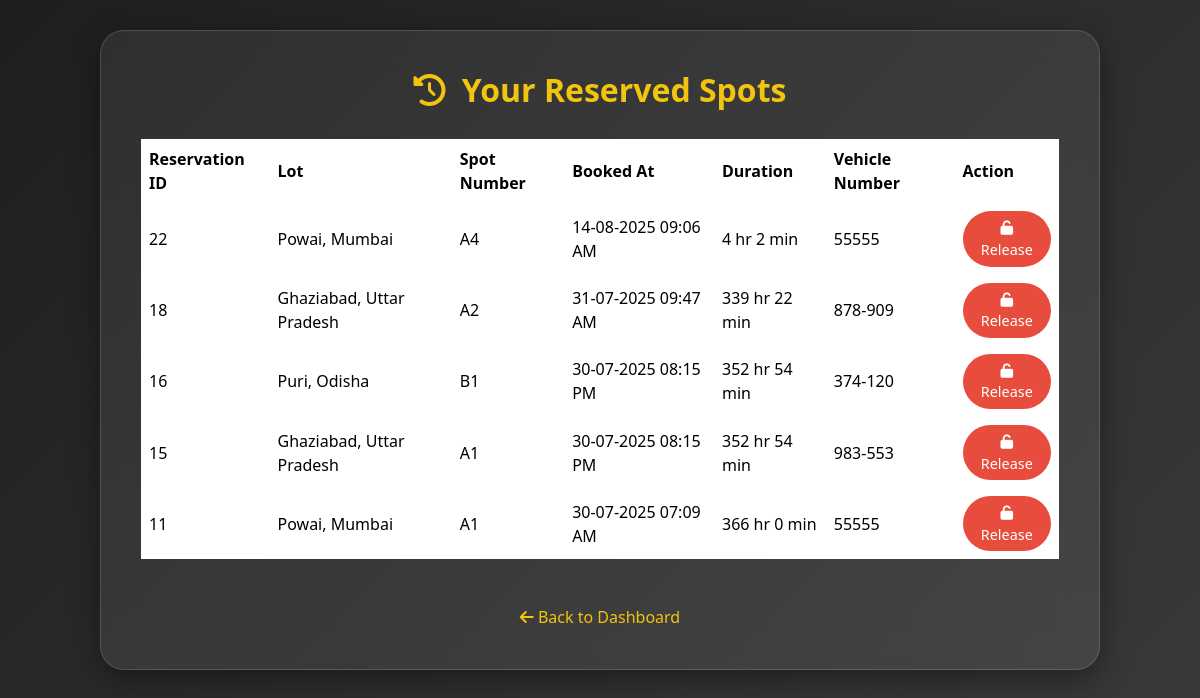
The page /user/reservations (signed in) on the database its author committed.
### models/model.py (models this page shows)
class Reservation(db.Model):
    id = db.Column(db.Integer, primary_key=True)
    user_id = db.Column(db.Integer, db.ForeignKey('user.id'), nullable=False)
    spot_id = db.Column(db.Integer, db.ForeignKey('parking_spot.id'), nullable=False)
    timestamp = db.Column(db.DateTime, default=datetime.utcnow)
    start_time = db.Column(db.DateTime, nullable=True)
    end_time = db.Column(db.DateTime, nullable=True)
    vehicle_number = db.Column(db.String(20), nullable=False)
    user = db.relationship('User', backref='reservations')
    spot = db.relationship('ParkingSpot', backref='reservation')

class ParkingLot(db.Model):
    id = db.Column(db.Integer, primary_key=True)
    prime_location_name = db.Column(db.String(100), nullable=False)
    price_per_hour = db.Column(db.Float, nullable=False)
    address = db.Column(db.String(200))
    pin_code = db.Column(db.String(10))
    max_spots = db.Column(db.Integer, nullable=False)
    image = db.Column(db.String(200), nullable=True)
    spots = db.relationship('ParkingSpot', backref='lot', cascade="all, delete")
    created_at = db.Column(db.DateTime, default=datetime.utcnow)
    updated_at = db.Column(db.DateTime, onupdate=datetime.utcnow)

class ParkingSpot(db.Model):
    id = db.Column(db.Integer, primary_key=True)
    lot_id = db.Column(db.Integer, db.ForeignKey('parking_lot.id'), nullable=False)
    spot_number = db.Column(db.String(20), nullable=False)
    status = db.Column(db.String(1), default='A')
    is_available = db.Column(db.Boolean, default=True)
    created_at = db.Column(db.DateTime, default=datetime.utcnow)

### controllers/user_routes.py (the view)
@user_routes.route('/reservations')
def reservation_history():
    if 'user_id' not in session:
        return redirect(url_for('auth_routes.login'))
    user_id = session['user_id']
    reservations = Reservation.query.filter_by(user_id=user_id) \
        .order_by(Reservation.id.desc()).all()
    ist = timezone('Asia/Kolkata')
    for r in reservations:
        r.timestamp_ist = r.timestamp.replace(tzinfo=timezone('UTC')).astimezone(ist).strftime("%d-%m-%Y %I:%M %p")
        if r.end_time:
            duration = r.end_time - r.timestamp
        else:
            duration = datetime.utcnow() - r.timestamp
        hours = int(duration.total_seconds() // 3600)
        minutes = int((duration.total_seconds() % 3600) // 60)
        r.duration_str = f"{hours} hr {minutes} min"
    return render_template('reservation_history.html', reservations=reservations)

### templates/reservation_history.html (shortened to what this page needs)
<!DOCTYPE html>
<html lang="en">
<head>
  <link href="https://cdn.jsdelivr.net/npm/bootstrap@5.3.3/dist/css/bootstrap.min.css" rel="stylesheet" />
  <link href="https://cdnjs.cloudflare.com/ajax/libs/font-awesome/6.5.0/css/all.min.css" rel="stylesheet" />
</head>
<body>
<div class="glass-box">
  <h2><i class="fas fa-history me-2"></i> Your Reserved Spots</h2>
  {% if reservations %}
  <div class="table-responsive">
    <table class="table align-middle">
      <thead>
        <tr>
          <th>Reservation ID</th>
          <th>Lot</th>
          <th>Spot Number</th>
          <th>Booked At</th>
          <th>Duration</th>
          <th>Vehicle Number</th>
          <th>Action</th>
        </tr>
      </thead>
      <tbody>
        {% for r in reservations %}
        <tr>
          <td>{{ r.id }}</td>
          <td>{{ r.spot.lot.prime_location_name }}</td>
          <td>{{ r.spot.spot_number }}</td>
          <td>{{ r.timestamp_ist }}</td>
          <td>{{ r.duration_str }}</td>
          <td>{{ r.vehicle_number }}</td>
          <td>
            {% if not r.spot.is_available %}
              <a href="{{ url_for('user_routes.release_spot_form', reservation_id=r.id) }}" class="btn btn-release">
                <i class="fas fa-unlock"></i> Release
              </a>
            {% else %}
              <span class="badge bg-success">
                <i class="fas fa-check-circle"></i> Released
              </span>
            {% endif %}
          </td>
        </tr>
        {% endfor %}
      </tbody>
    </table>
  </div>
  {% else %}
  <div class="no-data">
    <i class="fas fa-info-circle me-2"></i> No reservations found.
  </div>
  {% endif %}
  <div class="back-link">
    <a href="{{ url_for('user_routes.user_dashboard') }}"><i class="fas fa-arrow-left"></i> Back to Dashboard</a>
  </div>
</div>
</body>
</html>

### templates/reservation_history.html (style rules this page uses)
body { background: linear-gradient(135deg, #1e1e1e, #3a3a3a); font-family: 'Segoe UI', sans-serif; color: #fff; padding: 30px 15px; min-height: 100vh; }
.glass-box { background: rgba(255, 255, 255, 0.07); backdrop-filter: blur(18px); border-radius: 24px; padding: 40px; max-width: 1000px; margin: auto; box-shadow: 0 8px 30px rgba(0, 0, 0, 0.4); border: 1px solid rgba(255, 255, 255, 0.15); }
h2 { color: #f1c40f; text-align: center; margin-bottom: 30px; font-weight: 600; }
.table thead { background-color: rgba(241, 196, 15, 0.9); color: #000; }
.table tbody tr { background: rgba(255, 255, 255, 0.06); color: #fff; }
.table td, .table th { border: none; vertical-align: middle; }
.btn-release { background-color: #e74c3c; border: none; color: #fff; padding: 6px 12px; border-radius: 50px; font-size: 0.9rem; transition: background-color 0.3s; }
.back-link { text-align: center; margin-top: 30px; }
.back-link a { color: #f1c40f; text-decoration: none; font-weight: 500; }

### rows shown on the page
Reservation: id "22", spot.lot.prime_location_name "Powai, Mumbai", spot.spot_number "A4", timestamp_ist "14-08-2025 09:06 AM", duration_str "4 hr 2 min", vehicle_number "55555"
Reservation: id "18", spot.lot.prime_location_name "Ghaziabad, Uttar Pradesh", spot.spot_number "A2", timestamp_ist "31-07-2025 09:47 AM", duration_str "339 hr 22 min", vehicle_number "878-909"
Reservation: id "16", spot.lot.prime_location_name "Puri, Odisha", spot.spot_number "B1", timestamp_ist "30-07-2025 08:15 PM", duration_str "352 hr 54 min", vehicle_number "374-120"
Reservation: id "15", spot.lot.prime_location_name "Ghaziabad, Uttar Pradesh", spot.spot_number "A1", timestamp_ist "30-07-2025 08:15 PM", duration_str "352 hr 54 min", vehicle_number "983-553"
Reservation: id "11", spot.lot.prime_location_name "Powai, Mumbai", spot.spot_number "A1", timestamp_ist "30-07-2025 07:09 AM", duration_str "366 hr 0 min", vehicle_number "55555"
